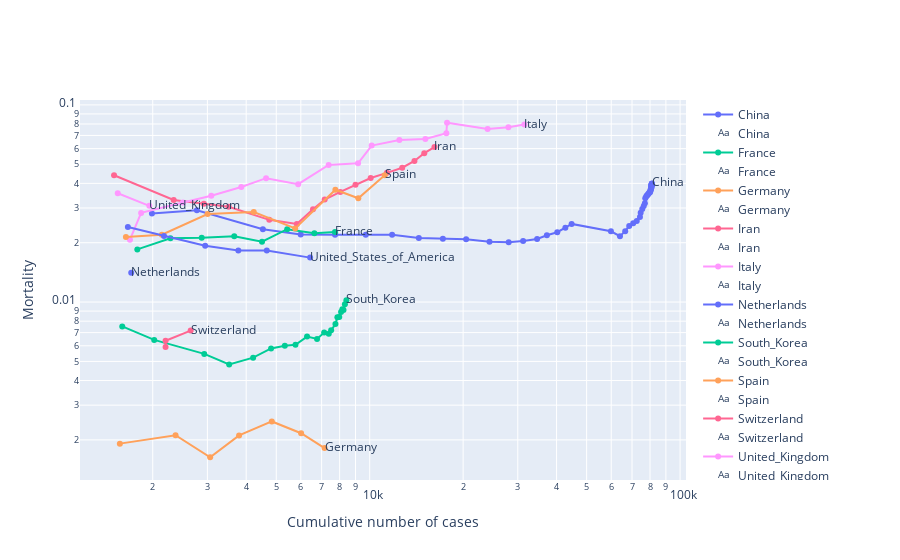

Source (notebook cell):
### Code cell
import plotly.graph_objects as go
import plotly.express as px

fig = go.Figure()

grouped = df[df["casescumsum"] > 1500].groupby("Countries and territories")
print(df)

for name, group in grouped:
    pointCount = len(group["mortality"].index)
    group = group.reset_index()
    fig.add_trace(go.Scatter(
            x = group["casescumsum"], 
            y = group["mortality"], 
            mode = 'lines+markers',
            name = name,
            text = [ (f'{name} - {group["DateRep"].at[i].date()}<br>New cases: {group["Cases"].at[i]}<br>New deaths: {group["Deaths"].at[i]}') for i in range(pointCount)  ],
            textposition="middle right"
            )
        )
    groupTail = group.tail(1)
    fig.add_trace(go.Scatter(
            x = groupTail["casescumsum"], 
            y = groupTail["mortality"], 
            mode = 'text',
            name = name,
            text = name,
            textposition="middle right"
            )
        )

# fig = px.line(df[df["casescumsum"] > 1000], 
#               x="casescumsum", 
#               y="mortality", 
#               color="Countries and territories", 
#               line_group="Countries and territories", 
#               hover_name="Countries and territories",
# #               text="Countries and territories",
#               log_x = True,
#               log_y = True
#         ) #line_shape="spline") #, render_mode="svg")

fig.update_xaxes(title_text='Cumulative number of cases')
fig.update_yaxes(title_text='Mortality')
fig.update_layout(xaxis_type="log", yaxis_type="log")
# fig.write_image("fig1.html")
fig.show()

### Figure 1 — Plotly figure (JSON) as saved in the notebook; plotly's stock layout.template omitted (floating-point values rounded to 4 significant figures)
{"data": [{"mode": "lines+markers", "name": "China", "text": ["China - 2020-01-26<br>New cases: 665<br>New deaths: 15", "China - 2020-01-27<br>New cases: 787<br>New deaths: 25", "China - 2020-01-28<br>New cases: 1753<br>New deaths: 25", "China - 2020-01-29<br>New cases: 1466<br>New deaths: 26", "China - 2020-01-30<br>New cases: 1740<br>New deaths: 38", "China - 2020-01-31<br>New cases: 1980<br>New deaths: 43", "China - 2020-02-01<br>New cases: 2095<br>New deaths: 46", "China - 2020-02-02<br>New cases: 2590<br>New deaths: 45", "China - 2020-02-03<br>New cases: 2812<br>New deaths: 57", "China - 2020-02-04<br>New cases: 3237<br>New deaths: 65", "China - 2020-02-05<br>New cases: 3872<br>New deaths: 66", "China - 2020-02-06<br>New cases: 3727<br>New deaths: 72", "China - 2020-02-07<br>New cases: 3160<br>New deaths: 73", "China - 2020-02-08<br>New cases: 3418<br>New deaths: 86", "China - 2020-02-09<br>New cases: 2607<br>New deaths: 89", "China - 2020-02-10<br>New cases: 2974<br>New deaths: 97", "China - 2020-02-11<br>New cases: 2490<br>New deaths: 108", "China - 2020-02-12<br>New cases: 2028<br>New deaths: 97", "China - 2020-02-13<br>New cases: 15141<br>New deaths: 254", "China - 2020-02-14<br>New cases: 4156<br>New deaths: 13", "China - 2020-02-15<br>New cases: 2538<br>New deaths: 143", "China - 2020-02-16<br>New cases: 2007<br>New deaths: 142", "China - 2020-02-17<br>New cases: 2052<br>New deaths: 105", "China - 2020-02-18<br>New cases: 1890<br>New deaths: 98", "China - 2020-02-19<br>New cases: 1750<br>New deaths: 139", "China - 2020-02-20<br>New cases: 394<br>New deaths: 112", "China - 2020-02-21<br>New cases: 891<br>New deaths: 118", "China - 2020-02-22<br>New cases: 826<br>New deaths: 109", "China - 2020-02-23<br>New cases: 647<br>New deaths: 98", "China - 2020-02-24<br>New cases: 218<br>New deaths: 150", "China - 2020-02-25<br>New cases: 515<br>New deaths: 70", "China - 2020-02-26<br>New cases: 410<br>New deaths: 52", "China - 2020-02-27<br>New cases: 439<br>New deaths: 29", "China - 2020-02-28<br>New cases: 329<br>New deaths: 44", "China - 2020-02-29<br>New cases: 428<br>New deaths: 47", "China - 2020-03-01<br>New cases: 574<br>New deaths: 35", "China - 2020-03-02<br>New cases: 205<br>New deaths: 42", "China - 2020-03-03<br>New cases: 127<br>New deaths: 32", "China - 2020-03-04<br>New cases: 119<br>New deaths: 37", "China - 2020-03-05<br>New cases: 117<br>New deaths: 31", "China - 2020-03-06<br>New cases: 170<br>New deaths: 30", "China - 2020-03-07<br>New cases: 101<br>New deaths: 28", "China - 2020-03-08<br>New cases: 46<br>New deaths: 27", "China - 2020-03-09<br>New cases: 45<br>New deaths: 23", "China - 2020-03-10<br>New cases: 20<br>New deaths: 17", "China - 2020-03-11<br>New cases: 29<br>New deaths: 22", "China - 2020-03-12<br>New cases: 24<br>New deaths: 11", "China - 2020-03-13<br>New cases: 22<br>New deaths: 7", "China - 2020-03-14<br>New cases: 19<br>New deaths: 15", "China - 2020-03-15<br>New cases: 22<br>New deaths: 9", "China - 2020-03-16<br>New cases: 25<br>New deaths: 14", "China - 2020-03-17<br>New cases: 110<br>New deaths: 9", "China - 2020-03-18<br>New cases: 33<br>New deaths: 16"], "textposition": "middle right", "type": "scatter", "x": [1988, 2775, 4528, 5994, 7734, 9714, 11809, 14399, 17211, 20448, 24320, 28047, 31207, 34625, 37232, 40206, 42696, 44724, 59865, 64021, 66559, 68566, 70618, 72508, 74258, 74652, 75543, 76369, 77016, 77234, 77749, 78159, 78598, 78927, 79355, 79929, 80134, 80261, 80380, 80497, 80667, 80768, 80814, 80859, 80879, 80908, 80932, 80954, 80973, 80995, 81020, 81130, 81163], "y": [0.02817, 0.02919, 0.02341, 0.02202, 0.02198, 0.02193, 0.02193, 0.02111, 0.02097, 0.02083, 0.02023, 0.02011, 0.02041, 0.02088, 0.02181, 0.02261, 0.02382, 0.02491, 0.02285, 0.02157, 0.0229, 0.0243, 0.02508, 0.02578, 0.02704, 0.0284, 0.02963, 0.03073, 0.03175, 0.0336, 0.03428, 0.03476, 0.03494, 0.03535, 0.03575, 0.03593, 0.03636, 0.03671, 0.03711, 0.03744, 0.03774, 0.03803, 0.03835, 0.03861, 0.03881, 0.03907, 0.03919, 0.03927, 0.03945, 0.03955, 0.03971, 0.03976, 0.03994]}, {"mode": "text", "name": "China", "text": "China", "textposition": "middle right", "type": "scatter", "x": [81163], "y": [0.03994]}, {"mode": "lines+markers", "name": "France", "text": ["France - 2020-03-11<br>New cases: 372<br>New deaths: 3", "France - 2020-03-12<br>New cases: 497<br>New deaths: 15", "France - 2020-03-13<br>New cases: 595<br>New deaths: 13", "France - 2020-03-14<br>New cases: 785<br>New deaths: 18", "France - 2020-03-15<br>New cases: 838<br>New deaths: 12", "France - 2020-03-16<br>New cases: 924<br>New deaths: 36", "France - 2020-03-17<br>New cases: 1210<br>New deaths: 21", "France - 2020-03-18<br>New cases: 1097<br>New deaths: 27"], "textposition": "middle right", "type": "scatter", "x": [1784, 2281, 2876, 3661, 4499, 5423, 6633, 7730], "y": [0.0185, 0.02104, 0.02121, 0.02158, 0.02023, 0.02342, 0.02231, 0.02264]}, {"mode": "text", "name": "France", "text": "France", "textposition": "middle right", "type": "scatter", "x": [7730], "y": [0.02264]}, {"mode": "lines+markers", "name": "Germany", "text": ["Germany - 2020-03-12<br>New cases: 271<br>New deaths: 1", "Germany - 2020-03-13<br>New cases: 802<br>New deaths: 2", "Germany - 2020-03-14<br>New cases: 693<br>New deaths: 0", "Germany - 2020-03-15<br>New cases: 733<br>New deaths: 3", "Germany - 2020-03-16<br>New cases: 1043<br>New deaths: 4", "Germany - 2020-03-17<br>New cases: 1174<br>New deaths: 1", "Germany - 2020-03-18<br>New cases: 1144<br>New deaths: 0"], "textposition": "middle right", "type": "scatter", "x": [1567, 2369, 3062, 3795, 4838, 6012, 7156], "y": [0.001914, 0.002111, 0.001633, 0.002108, 0.00248, 0.002162, 0.001817]}, {"mode": "text", "name": "Germany", "text": "Germany", "textposition": "middle right", "type": "scatter", "x": [7156], "y": [0.001817]}, {"mode": "lines+markers", "name": "Iran", "text": ["Iran - 2020-03-03<br>New cases: 523<br>New deaths: 12", "Iran - 2020-03-04<br>New cases: 835<br>New deaths: 11", "Iran - 2020-03-05<br>New cases: 586<br>New deaths: 15", "Iran - 2020-03-06<br>New cases: 591<br>New deaths: 15", "Iran - 2020-03-07<br>New cases: 1234<br>New deaths: 17", "Iran - 2020-03-08<br>New cases: 1076<br>New deaths: 21", "Iran - 2020-03-09<br>New cases: 743<br>New deaths: 49", "Iran - 2020-03-10<br>New cases: 595<br>New deaths: 43", "Iran - 2020-03-11<br>New cases: 881<br>New deaths: 54", "Iran - 2020-03-12<br>New cases: 958<br>New deaths: 63", "Iran - 2020-03-13<br>New cases: 1075<br>New deaths: 75", "Iran - 2020-03-14<br>New cases: 1289<br>New deaths: 85", "Iran - 2020-03-15<br>New cases: 1365<br>New deaths: 97", "Iran - 2020-03-16<br>New cases: 1209<br>New deaths: 113", "Iran - 2020-03-17<br>New cases: 1053<br>New deaths: 129", "Iran - 2020-03-18<br>New cases: 1178<br>New deaths: 135"], "textposition": "middle right", "type": "scatter", "x": [1501, 2336, 2922, 3513, 4747, 5823, 6566, 7161, 8042, 9000, 10075, 11364, 12729, 13938, 14991, 16169], "y": [0.04397, 0.03296, 0.03149, 0.03046, 0.02612, 0.0249, 0.02955, 0.0331, 0.03619, 0.03933, 0.04258, 0.04523, 0.048, 0.05194, 0.0569, 0.0611]}, {"mode": "text", "name": "Iran", "text": "Iran", "textposition": "middle right", "type": "scatter", "x": [16169], "y": [0.0611]}, {"mode": "lines+markers", "name": "Italy", "text": ["Italy - 2020-03-02<br>New cases: 561<br>New deaths: 6", "Italy - 2020-03-03<br>New cases: 146<br>New deaths: 17", "Italy - 2020-03-04<br>New cases: 667<br>New deaths: 28", "Italy - 2020-03-05<br>New cases: 587<br>New deaths: 27", "Italy - 2020-03-06<br>New cases: 769<br>New deaths: 41", "Italy - 2020-03-07<br>New cases: 778<br>New deaths: 49", "Italy - 2020-03-08<br>New cases: 1247<br>New deaths: 36", "Italy - 2020-03-09<br>New cases: 1492<br>New deaths: 133", "Italy - 2020-03-10<br>New cases: 1797<br>New deaths: 98", "Italy - 2020-03-11<br>New cases: 977<br>New deaths: 167", "Italy - 2020-03-12<br>New cases: 2313<br>New deaths: 196", "Italy - 2020-03-13<br>New cases: 2651<br>New deaths: 189", "Italy - 2020-03-14<br>New cases: 2547<br>New deaths: 252", "Italy - 2020-03-15<br>New cases: 90<br>New deaths: 173", "Italy - 2020-03-16<br>New cases: 6230<br>New deaths: 370", "Italy - 2020-03-17<br>New cases: 4000<br>New deaths: 347", "Italy - 2020-03-18<br>New cases: 3526<br>New deaths: 347"], "textposition": "middle right", "type": "scatter", "x": [1689, 1835, 2502, 3089, 3858, 4636, 5883, 7375, 9172, 10149, 12462, 15113, 17660, 17750, 23980, 27980, 31506], "y": [0.02072, 0.02834, 0.03197, 0.03464, 0.03836, 0.04249, 0.03961, 0.04963, 0.05059, 0.06217, 0.06636, 0.06723, 0.0718, 0.08118, 0.07552, 0.07713, 0.07951]}, {"mode": "text", "name": "Italy", "text": "Italy", "textposition": "middle right", "type": "scatter", "x": [31506], "y": [0.07951]}, {"mode": "lines+markers", "name": "Netherlands", "text": ["Netherlands - 2020-03-18<br>New cases: 292<br>New deaths: 0"], "textposition": "middle right", "type": "scatter", "x": [1705], "y": [0.01408]}, {"mode": "text", "name": "Netherlands", "text": "Netherlands", "textposition": "middle right", "type": "scatter", "x": [1705], "y": [0.01408]}, {"mode": "lines+markers", "name": "South_Korea", "text": ["South_Korea - 2020-02-27<br>New cases: 449<br>New deaths: 1", "South_Korea - 2020-02-28<br>New cases: 427<br>New deaths: 1", "South_Korea - 2020-02-29<br>New cases: 909<br>New deaths: 3", "South_Korea - 2020-03-01<br>New cases: 595<br>New deaths: 1", "South_Korea - 2020-03-02<br>New cases: 686<br>New deaths: 5", "South_Korea - 2020-03-03<br>New cases: 600<br>New deaths: 6", "South_Korea - 2020-03-04<br>New cases: 516<br>New deaths: 4", "South_Korea - 2020-03-05<br>New cases: 438<br>New deaths: 3", "South_Korea - 2020-03-06<br>New cases: 518<br>New deaths: 7", "South_Korea - 2020-03-07<br>New cases: 483<br>New deaths: 2", "South_Korea - 2020-03-08<br>New cases: 367<br>New deaths: 6", "South_Korea - 2020-03-09<br>New cases: 248<br>New deaths: 1", "South_Korea - 2020-03-10<br>New cases: 131<br>New deaths: 3", "South_Korea - 2020-03-11<br>New cases: 242<br>New deaths: 6", "South_Korea - 2020-03-12<br>New cases: 114<br>New deaths: 6", "South_Korea - 2020-03-13<br>New cases: 110<br>New deaths: 1", "South_Korea - 2020-03-14<br>New cases: 107<br>New deaths: 5", "South_Korea - 2020-03-15<br>New cases: 76<br>New deaths: 3", "South_Korea - 2020-03-16<br>New cases: 74<br>New deaths: 0", "South_Korea - 2020-03-17<br>New cases: 84<br>New deaths: 6", "South_Korea - 2020-03-18<br>New cases: 93<br>New deaths: 5"], "textposition": "middle right", "type": "scatter", "x": [1595, 2022, 2931, 3526, 4212, 4812, 5328, 5766, 6284, 6767, 7134, 7382, 7513, 7755, 7869, 7979, 8086, 8162, 8236, 8320, 8413], "y": [0.007524, 0.006429, 0.005459, 0.004821, 0.005223, 0.005819, 0.006006, 0.00607, 0.006684, 0.006502, 0.007009, 0.006909, 0.007188, 0.007737, 0.008387, 0.008397, 0.008904, 0.009189, 0.009106, 0.009736, 0.01022]}, {"mode": "text", "name": "South_Korea", "text": "South_Korea", "textposition": "middle right", "type": "scatter", "x": [8413], "y": [0.01022]}, {"mode": "lines+markers", "name": "Spain", "text": ["Spain - 2020-03-11<br>New cases: 435<br>New deaths: 7", "Spain - 2020-03-12<br>New cases: 501<br>New deaths: 12", "Spain - 2020-03-13<br>New cases: 864<br>New deaths: 37", "Spain - 2020-03-14<br>New cases: 1227<br>New deaths: 37", "Spain - 2020-03-15<br>New cases: 1522<br>New deaths: 15", "Spain - 2020-03-16<br>New cases: 2000<br>New deaths: 152", "Spain - 2020-03-17<br>New cases: 1438<br>New deaths: 21", "Spain - 2020-03-18<br>New cases: 1987<br>New deaths: 182"], "textposition": "middle right", "type": "scatter", "x": [1639, 2140, 3004, 4231, 5753, 7753, 9191, 11178], "y": [0.02135, 0.02196, 0.02796, 0.0286, 0.02364, 0.03715, 0.03362, 0.04393]}, {"mode": "text", "name": "Spain", "text": "Spain", "textposition": "middle right", "type": "scatter", "x": [11178], "y": [0.04393]}, {"mode": "lines+markers", "name": "Switzerland", "text": ["Switzerland - 2020-03-16<br>New cases: 841<br>New deaths: 2", "Switzerland - 2020-03-17<br>New cases: 0<br>New deaths: 1", "Switzerland - 2020-03-18<br>New cases: 450<br>New deaths: 5"], "textposition": "middle right", "type": "scatter", "x": [2200, 2200, 2650], "y": [0.005909, 0.006364, 0.00717]}, {"mode": "text", "name": "Switzerland", "text": "Switzerland", "textposition": "middle right", "type": "scatter", "x": [2650], "y": [0.00717]}, {"mode": "lines+markers", "name": "United_Kingdom", "text": ["United_Kingdom - 2020-03-17<br>New cases: 152<br>New deaths: 20", "United_Kingdom - 2020-03-18<br>New cases: 407<br>New deaths: 5"], "textposition": "middle right", "type": "scatter", "x": [1543, 1950], "y": [0.03564, 0.03077]}, {"mode": "text", "name": "United_Kingdom", "text": "United_Kingdom", "textposition": "middle right", "type": "scatter", "x": [1950], "y": [0.03077]}, {"mode": "lines+markers", "name": "United_States_of_America", "text": ["United_States_of_America - 2020-03-13<br>New cases: 351<br>New deaths: 10", "United_States_of_America - 2020-03-14<br>New cases: 511<br>New deaths: 7", "United_States_of_America - 2020-03-15<br>New cases: 777<br>New deaths: 10", "United_States_of_America - 2020-03-16<br>New cases: 823<br>New deaths: 12", "United_States_of_America - 2020-03-17<br>New cases: 887<br>New deaths: 16", "United_States_of_America - 2020-03-18<br>New cases: 1766<br>New deaths: 23"], "textposition": "middle right", "type": "scatter", "x": [1663, 2174, 2951, 3774, 4661, 6427], "y": [0.02405, 0.02162, 0.01932, 0.01828, 0.01824, 0.0168]}, {"mode": "text", "name": "United_States_of_America", "text": "United_States_of_America", "textposition": "middle right", "type": "scatter", "x": [6427], "y": [0.0168]}], "layout": {"autosize": true, "xaxis": {"autorange": true, "range": [3.063, 5.023], "title": {"text": "Cumulative number of cases"}, "type": "log"}, "yaxis": {"autorange": true, "range": [-2.911, -0.9663], "title": {"text": "Mortality"}, "type": "log"}}}
